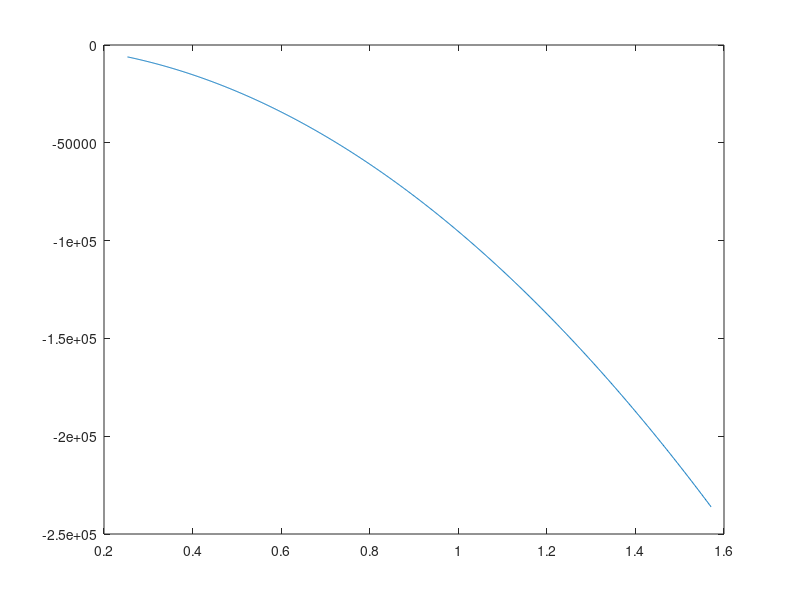

The MATLAB script that drew this image:
mission = struct();

%% Define VTOL
mission.VTOL.time = 20;
% define xyz mission profile


%% Define Transition
mission.transitionTO.time = 10;
t = linspace(0, mission.transitionTO.time, 1000);
mission.transition.altitude = 1 - exp((-(t/20).^3));
mission.transition.rotorTilt = linspace(0, pi/2, 1000);

plot(t, mission.transition.rotorTilt)

%% Define Cruise
mission.cruise.time = [];

%% Check lift slope
alpha = linspace(14.5*(pi/180), pi/2, 1000);
CL = -768.6*alpha.^3 + 608.2*-155.2*alpha.^2 - 155.2*alpha + 15.2;

plot(alpha, CL)
